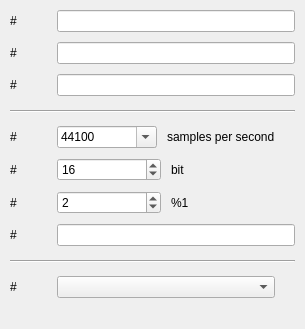
     <widget class="QWidget" name="tab_file">
      <attribute name="title">
       <string>File</string>
      </attribute>
      <layout class="QGridLayout">
       <property name="margin">
        <number>10</number>
       </property>
       <property name="spacing">
        <number>10</number>
       </property>
       <item row="0" column="2">
        <widget class="QLineEdit" name="edFileName">
         <property name="readOnly">
          <bool>true</bool>
         </property>
        </widget>
       </item>
       <item row="0" column="0">
        <widget class="QLabel" name="lblFileName">
         <property name="text">
          <string>#</string>
         </property>
         <property name="wordWrap">
          <bool>false</bool>
         </property>
        </widget>
       </item>
       <item row="0" column="1">
        <spacer name="Spacer95_3_3">
         <property name="orientation">
          <enum>Qt::Vertical</enum>
         </property>
         <property name="sizeType">
          <enum>QSizePolicy::Fixed</enum>
         </property>
         <property name="sizeHint" stdset="0">
          <size>
           <width>20</width>
           <height>20</height>
          </size>
         </property>
        </spacer>
       </item>
       <item row="10" column="2">
        <spacer name="Spacer38_2">
         <property name="orientation">
          <enum>Qt::Vertical</enum>
         </property>
         <property name="sizeType">
          <enum>QSizePolicy::Expanding</enum>
         </property>
         <property name="sizeHint" stdset="0">
          <size>
           <width>0</width>
           <height>21</height>
          </size>
         </property>
        </spacer>
       </item>
       <item row="9" column="2">
        <layout class="QHBoxLayout">
         <property name="spacing">
          <number>10</number>
         </property>
         <property name="margin">
          <number>0</number>
         </property>
         <item>
          <widget class="KComboBox" name="cbSampleFormat">
           <property name="minimumSize">
            <size>
             <width>100</width>
             <height>0</height>
            </size>
           </property>
           <property name="duplicatesEnabled">
            <bool>false</bool>
           </property>
          </widget>
         </item>
         <item>
          <spacer name="Spacer98_2_2">
           <property name="orientation">
            <enum>Qt::Vertical</enum>
           </property>
           <property name="sizeType">
            <enum>QSizePolicy::Expanding</enum>
           </property>
           <property name="sizeHint" stdset="0">
            <size>
             <width>20</width>
             <height>0</height>
            </size>
           </property>
          </spacer>
         </item>
        </layout>
       </item>
       <item row="7" column="0">
        <widget class="QLabel" name="lblLength">
         <property name="text">
          <string>#</string>
         </property>
         <property name="wordWrap">
          <bool>false</bool>
         </property>
        </widget>
       </item>
       <item row="6" column="0">
        <widget class="QLabel" name="lblChannels">
         <property name="text">
          <string>#</string>
         </property>
         <property name="wordWrap">
          <bool>false</bool>
         </property>
        </widget>
       </item>
       <item row="6" column="2">
        <layout class="QHBoxLayout">
         <property name="spacing">
          <number>10</number>
         </property>
         <property name="margin">
          <number>0</number>
         </property>
         <item>
          <widget class="QSpinBox" name="sbChannels">
           <property name="sizePolicy">
            <sizepolicy hsizetype="Preferred" vsizetype="Fixed">
             <horstretch>0</horstretch>
             <verstretch>0</verstretch>
            </sizepolicy>
           </property>
           <property name="minimumSize">
            <size>
             <width>100</width>
             <height>0</height>
            </size>
           </property>
           <property name="minimum">
            <number>1</number>
           </property>
           <property name="value">
            <number>2</number>
           </property>
          </widget>
         </item>
         <item>
          <widget class="QLabel" name="lblChannelsVerbose">
           <property name="text">
            <string>%1</string>
           </property>
           <property name="wordWrap">
            <bool>false</bool>
           </property>
          </widget>
         </item>
         <item>
          <spacer name="Spacer99_2">
           <property name="orientation">
            <enum>Qt::Vertical</enum>
           </property>
           <property name="sizeType">
            <enum>QSizePolicy::Expanding</enum>
           </property>
           <property name="sizeHint" stdset="0">
            <size>
             <width>20</width>
             <height>0</height>
            </size>
           </property>
          </spacer>
         </item>
        </layout>
       </item>
       <item row="5" column="0">
        <widget class="QLabel" name="lblResolution">
         <property name="text">
          <string>#</string>
         </property>
         <property name="wordWrap">
          <bool>false</bool>
         </property>
        </widget>
       </item>
       <item row="4" column="0">
        <widget class="QLabel" name="lblSampleRate">
         <property name="text">
          <string>#</string>
         </property>
         <property name="wordWrap">
          <bool>false</bool>
         </property>
        </widget>
       </item>
       <item row="9" column="0">
        <widget class="QLabel" name="lblSampleFormat">
         <property name="text">
          <string>#</string>
         </property>
         <property name="wordWrap">
          <bool>false</bool>
         </property>
        </widget>
       </item>
       <item row="5" column="2">
        <layout class="QHBoxLayout">
         <property name="spacing">
          <number>10</number>
         </property>
         <property name="margin">
          <number>0</number>
         </property>
         <item>
          <widget class="QSpinBox" name="sbResolution">
           <property name="minimumSize">
            <size>
             <width>100</width>
             <height>0</height>
            </size>
           </property>
           <property name="minimum">
            <number>8</number>
           </property>
           <property name="maximum">
            <number>24</number>
           </property>
           <property name="singleStep">
            <number>8</number>
           </property>
           <property name="value">
            <number>16</number>
           </property>
          </widget>
         </item>
         <item>
          <widget class="QLabel" name="lblBits_2">
           <property name="text">
            <string>bit</string>
           </property>
           <property name="wordWrap">
            <bool>false</bool>
           </property>
          </widget>
         </item>
         <item>
          <spacer name="Spacer100_2">
           <property name="orientation">
            <enum>Qt::Vertical</enum>
           </property>
           <property name="sizeType">
            <enum>QSizePolicy::Expanding</enum>
           </property>
           <property name="sizeHint" stdset="0">
            <size>
             <width>20</width>
             <height>0</height>
            </size>
           </property>
          </spacer>
         </item>
        </layout>
       </item>
       <item row="4" column="2">
        <layout class="QHBoxLayout">
         <property name="spacing">
          <number>10</number>
         </property>
         <property name="margin">
          <number>0</number>
         </property>
         <item>
          <widget class="KComboBox" name="cbSampleRate">
           <property name="minimumSize">
            <size>
             <width>100</width>
             <height>0</height>
            </size>
           </property>
           <property name="editable">
            <bool>true</bool>
           </property>
           <property name="currentIndex">
            <number>7</number>
           </property>
           <property name="duplicatesEnabled">
            <bool>false</bool>
           </property>
           <item>
            <property name="text">
             <string>8000</string>
            </property>
           </item>
           <item>
            <property name="text">
             <string>10000</string>
            </property>
           </item>
           <item>
            <property name="text">
             <string>11025</string>
            </property>
           </item>
           <item>
            <property name="text">
             <string>12000</string>
            </property>
           </item>
           <item>
            <property name="text">
             <string>16000</string>
            </property>
           </item>
           <item>
            <property name="text">
             <string>22050</string>
            </property>
           </item>
           <item>
            <property name="text">
             <string>32000</string>
            </property>
           </item>
           <item>
            <property name="text">
             <string>44100</string>
            </property>
           </item>
           <item>
            <property name="text">
             <string>48000</string>
            </property>
           </item>
           <item>
            <property name="text">
             <string>96000</string>
            </property>
           </item>
          </widget>
         </item>
         <item>
          <widget class="QLabel" name="lblSamplesPerSecond_2">
           <property name="text">
            <string>samples per second</string>
           </property>
           <property name="wordWrap">
            <bool>false</bool>
           </property>
          </widget>
         </item>
         <item>
          <spacer name="Spacer98_2">
           <property name="orientation">
            <enum>Qt::Vertical</enum>
           </property>
           <property name="sizeType">
            <enum>QSizePolicy::Expanding</enum>
           </property>
           <property name="sizeHint" stdset="0">
            <size>
             <width>20</width>
             <height>0</height>
            </size>
           </property>
          </spacer>
         </item>
        </layout>
       </item>
       <item row="8" column="0" colspan="3">
        <widget class="QFrame" name="Frame3_2">
         <property name="minimumSize">
          <size>
           <width>0</width>
           <height>10</height>
          </size>
         </property>
         <property name="frameShape">
          <enum>QFrame::HLine</enum>
         </property>
         <property name="frameShadow">
          <enum>QFrame::Sunken</enum>
         </property>
        </widget>
       </item>
       <item row="7" column="2">
        <widget class="QLineEdit" name="txtLength">
         <property name="sizePolicy">
          <sizepolicy hsizetype="MinimumExpanding" vsizetype="Fixed">
           <horstretch>0</horstretch>
           <verstretch>0</verstretch>
          </sizepolicy>
         </property>
         <property name="alignment">
          <set>Qt::AlignLeading</set>
         </property>
         <property name="readOnly">
          <bool>true</bool>
         </property>
        </widget>
       </item>
       <item row="3" column="0" colspan="3">
        <widget class="QFrame" name="Frame3">
         <property name="minimumSize">
          <size>
           <width>0</width>
           <height>10</height>
          </size>
         </property>
         <property name="frameShape">
          <enum>QFrame::HLine</enum>
         </property>
         <property name="frameShadow">
          <enum>QFrame::Sunken</enum>
         </property>
        </widget>
       </item>
       <item row="1" column="0">
        <widget class="QLabel" name="lblFileSize">
         <property name="text">
          <string>#</string>
         </property>
         <property name="wordWrap">
          <bool>false</bool>
         </property>
        </widget>
       </item>
       <item row="1" column="1">
        <spacer name="Spacer95_3_3_2">
         <property name="orientation">
          <enum>Qt::Vertical</enum>
         </property>
         <property name="sizeType">
          <enum>QSizePolicy::Fixed</enum>
         </property>
         <property name="sizeHint" stdset="0">
          <size>
           <width>20</width>
           <height>20</height>
          </size>
         </property>
        </spacer>
       </item>
       <item row="1" column="2">
        <widget class="QLineEdit" name="edFileSize">
         <property name="readOnly">
          <bool>true</bool>
         </property>
        </widget>
       </item>
       <item row="2" column="1">
        <spacer name="Spacer95_3_3_2_2">
         <property name="orientation">
          <enum>Qt::Vertical</enum>
         </property>
         <property name="sizeType">
          <enum>QSizePolicy::Fixed</enum>
         </property>
         <property name="sizeHint" stdset="0">
          <size>
           <width>20</width>
           <height>20</height>
          </size>
         </property>
        </spacer>
       </item>
       <item row="2" column="0">
        <widget class="QLabel" name="lblFileFormat">
         <property name="text">
          <string>#</string>
         </property>
         <property name="wordWrap">
          <bool>false</bool>
         </property>
        </widget>
       </item>
       <item row="2" column="2">
        <widget class="QLineEdit" name="edFileFormat">
         <property name="readOnly">
          <bool>true</bool>
         </property>
        </widget>
       </item>
       <item row="4" column="1">
        <spacer name="Spacer95">
         <property name="orientation">
          <enum>Qt::Vertical</enum>
         </property>
         <property name="sizeType">
          <enum>QSizePolicy::Fixed</enum>
         </property>
         <property name="sizeHint" stdset="0">
          <size>
           <width>20</width>
           <height>21</height>
          </size>
         </property>
        </spacer>
       </item>
       <item row="5" column="1">
        <spacer name="Spacer95_2">
         <property name="orientation">
          <enum>Qt::Vertical</enum>
         </property>
         <property name="sizeType">
          <enum>QSizePolicy::Fixed</enum>
         </property>
         <property name="sizeHint" stdset="0">
          <size>
           <width>20</width>
           <height>20</height>
          </size>
         </property>
        </spacer>
       </item>
       <item row="6" column="1">
        <spacer name="Spacer95_3">
         <property name="orientation">
          <enum>Qt::Vertical</enum>
         </property>
         <property name="sizeType">
          <enum>QSizePolicy::Fixed</enum>
         </property>
         <property name="sizeHint" stdset="0">
          <size>
           <width>20</width>
           <height>20</height>
          </size>
         </property>
        </spacer>
       </item>
       <item row="7" column="1">
        <spacer name="Spacer95_3_2">
         <property name="orientation">
          <enum>Qt::Vertical</enum>
         </property>
         <property name="sizeType">
          <enum>QSizePolicy::Fixed</enum>
         </property>
         <property name="sizeHint" stdset="0">
          <size>
           <width>20</width>
           <height>20</height>
          </size>
         </property>
        </spacer>
       </item>
       <item row="9" column="1">
        <spacer name="Spacer95_3_2_2">
         <property name="orientation">
          <enum>Qt::Vertical</enum>
         </property>
         <property name="sizeType">
          <enum>QSizePolicy::Fixed</enum>
         </property>
         <property name="sizeHint" stdset="0">
          <size>
           <width>20</width>
           <height>20</height>
          </size>
         </property>
        </spacer>
       </item>
      </layout>
     </widget>
